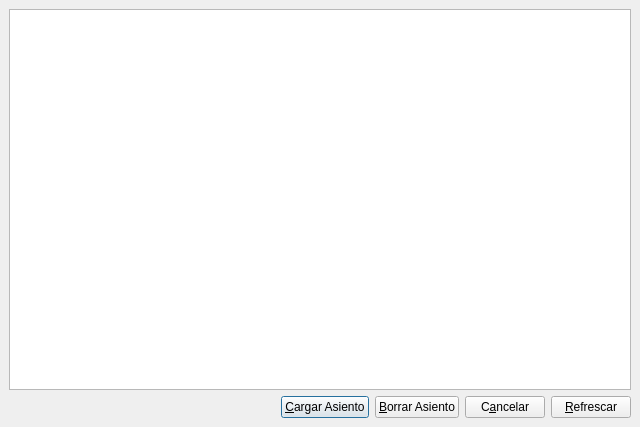
<ui version="4.0" >
 <author>José Manuel Díez Botella</author>
 <class>cargaespera</class>
 <widget class="QDialog" name="cargaespera" >
  <property name="geometry" >
   <rect>
    <x>0</x>
    <y>0</y>
    <width>640</width>
    <height>427</height>
   </rect>
  </property>
  <property name="windowTitle" >
   <string>Apuntes en espera</string>
  </property>
  <layout class="QVBoxLayout" >
   <property name="spacing" >
    <number>6</number>
   </property>
   <property name="margin" >
    <number>9</number>
   </property>
   <item>
    <widget class="QTableView" name="elborrador" />
   </item>
   <item>
    <layout class="QHBoxLayout" >
     <property name="spacing" >
      <number>6</number>
     </property>
     <property name="margin" >
      <number>0</number>
     </property>
     <item>
      <spacer>
       <property name="orientation" >
        <enum>Qt::Horizontal</enum>
       </property>
       <property name="sizeHint" stdset="0" >
        <size>
         <width>40</width>
         <height>20</height>
        </size>
       </property>
      </spacer>
     </item>
     <item>
      <widget class="QPushButton" name="CargarpushButton" >
       <property name="text" >
        <string>&amp;Cargar Asiento</string>
       </property>
       <property name="icon" >
        <iconset resource="keme.qrc" >
         <normaloff>:/images/librok-42.png</normaloff>:/images/librok-42.png</iconset>
       </property>
       <property name="shortcut" >
        <string>Alt+C</string>
       </property>
      </widget>
     </item>
     <item>
      <widget class="QPushButton" name="BorrarButton" >
       <property name="text" >
        <string>&amp;Borrar Asiento</string>
       </property>
       <property name="icon" >
        <iconset resource="keme.qrc" >
         <normaloff>:/graf/borrar.png</normaloff>:/graf/borrar.png</iconset>
       </property>
       <property name="shortcut" >
        <string>Alt+B</string>
       </property>
      </widget>
     </item>
     <item>
      <widget class="QPushButton" name="CancelarButton" >
       <property name="text" >
        <string>C&amp;ancelar</string>
       </property>
       <property name="icon" >
        <iconset resource="keme.qrc" >
         <normaloff>:/images/librok-7.png</normaloff>:/images/librok-7.png</iconset>
       </property>
       <property name="shortcut" >
        <string>Alt+A</string>
       </property>
      </widget>
     </item>
     <item>
      <widget class="QPushButton" name="refrescapushButton" >
       <property name="text" >
        <string>&amp;Refrescar</string>
       </property>
       <property name="icon" >
        <iconset resource="keme.qrc" >
         <normaloff>:/images/librok-54.png</normaloff>:/images/librok-54.png</iconset>
       </property>
       <property name="shortcut" >
        <string>Alt+R</string>
       </property>
      </widget>
     </item>
    </layout>
   </item>
  </layout>
 </widget>
 <layoutdefault spacing="6" margin="11" />
 <resources>
  <include location="keme.qrc" />
 </resources>
 <connections>
  <connection>
   <sender>CargarpushButton</sender>
   <signal>clicked()</signal>
   <receiver>cargaespera</receiver>
   <slot>accept()</slot>
   <hints>
    <hint type="sourcelabel" >
     <x>20</x>
     <y>20</y>
    </hint>
    <hint type="destinationlabel" >
     <x>20</x>
     <y>20</y>
    </hint>
   </hints>
  </connection>
  <connection>
   <sender>CancelarButton</sender>
   <signal>clicked()</signal>
   <receiver>cargaespera</receiver>
   <slot>reject()</slot>
   <hints>
    <hint type="sourcelabel" >
     <x>20</x>
     <y>20</y>
    </hint>
    <hint type="destinationlabel" >
     <x>20</x>
     <y>20</y>
    </hint>
   </hints>
  </connection>
 </connections>
</ui>
